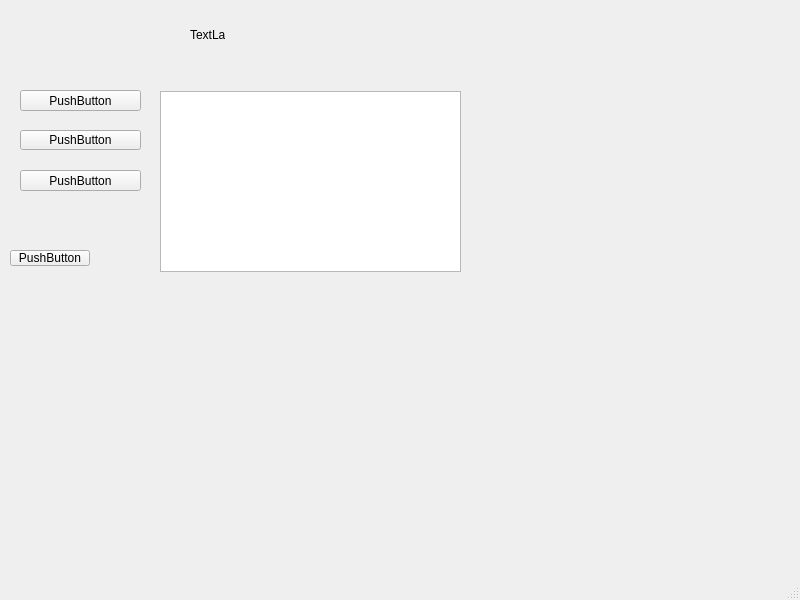
<?xml version="1.0" encoding="UTF-8"?>
<ui version="4.0">
 <class>AdminForm</class>
 <widget class="QMainWindow" name="AdminForm">
  <property name="geometry">
   <rect>
    <x>0</x>
    <y>0</y>
    <width>800</width>
    <height>600</height>
   </rect>
  </property>
  <property name="windowTitle">
   <string>MainWindow</string>
  </property>
  <widget class="QWidget" name="centralwidget">
   <widget class="QPushButton" name="pushButton">
    <property name="geometry">
     <rect>
      <x>20</x>
      <y>90</y>
      <width>121</width>
      <height>21</height>
     </rect>
    </property>
    <property name="text">
     <string>PushButton</string>
    </property>
   </widget>
   <widget class="QPushButton" name="pushButton_2">
    <property name="geometry">
     <rect>
      <x>20</x>
      <y>130</y>
      <width>121</width>
      <height>20</height>
     </rect>
    </property>
    <property name="text">
     <string>PushButton</string>
    </property>
   </widget>
   <widget class="QPushButton" name="pushButton_3">
    <property name="geometry">
     <rect>
      <x>20</x>
      <y>170</y>
      <width>121</width>
      <height>21</height>
     </rect>
    </property>
    <property name="text">
     <string>PushButton</string>
    </property>
   </widget>
   <widget class="QLabel" name="label">
    <property name="geometry">
     <rect>
      <x>190</x>
      <y>30</y>
      <width>35</width>
      <height>10</height>
     </rect>
    </property>
    <property name="text">
     <string>TextLabel</string>
    </property>
   </widget>
   <widget class="QTableView" name="tableView">
    <property name="geometry">
     <rect>
      <x>160</x>
      <y>91</y>
      <width>301</width>
      <height>181</height>
     </rect>
    </property>
   </widget>
   <widget class="QPushButton" name="pushButton_4">
    <property name="geometry">
     <rect>
      <x>10</x>
      <y>250</y>
      <width>80</width>
      <height>16</height>
     </rect>
    </property>
    <property name="text">
     <string>PushButton</string>
    </property>
   </widget>
  </widget>
  <widget class="QMenuBar" name="menubar">
   <property name="geometry">
    <rect>
     <x>0</x>
     <y>0</y>
     <width>800</width>
     <height>17</height>
    </rect>
   </property>
  </widget>
  <widget class="QStatusBar" name="statusbar"/>
 </widget>
 <resources/>
 <connections/>
</ui>
